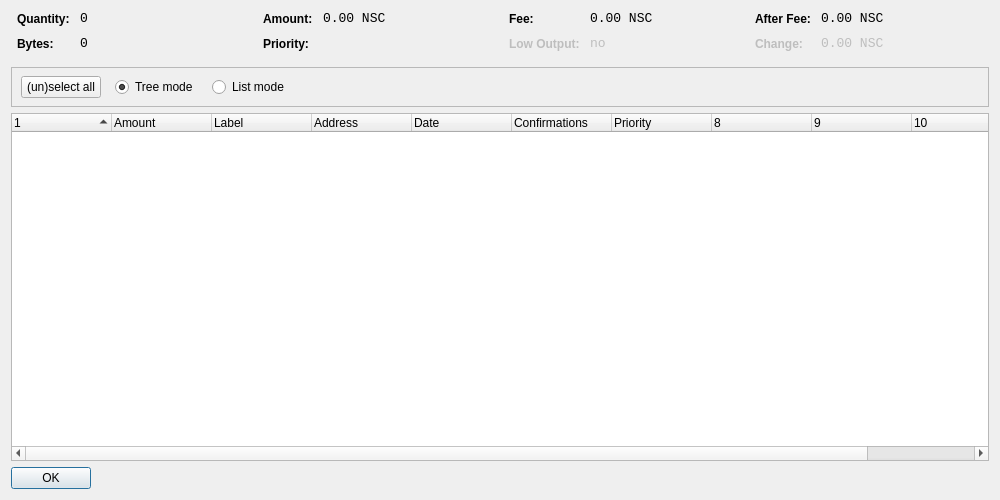
<?xml version="1.0" encoding="UTF-8"?>
<ui version="4.0">
 <class>CoinControlDialog</class>
 <widget class="QDialog" name="CoinControlDialog">
  <property name="geometry">
   <rect>
    <x>0</x>
    <y>0</y>
    <width>1000</width>
    <height>500</height>
   </rect>
  </property>
  <property name="windowTitle">
   <string>Coin Control</string>
  </property>
  <layout class="QVBoxLayout" name="verticalLayout">
   <item>
    <layout class="QHBoxLayout" name="horizontalLayoutTop" stretch="0,0,0,0">
     <property name="topMargin">
      <number>0</number>
     </property>
     <property name="bottomMargin">
      <number>10</number>
     </property>
     <item>
      <layout class="QFormLayout" name="formLayoutCoinControl1">
       <property name="horizontalSpacing">
        <number>10</number>
       </property>
       <property name="verticalSpacing">
        <number>10</number>
       </property>
       <property name="leftMargin">
        <number>6</number>
       </property>
       <property name="rightMargin">
        <number>6</number>
       </property>
       <item row="0" column="0">
        <widget class="QLabel" name="labelCoinControlQuantityText">
         <property name="styleSheet">
          <string notr="true">font-weight:bold;</string>
         </property>
         <property name="text">
          <string>Quantity:</string>
         </property>
        </widget>
       </item>
       <item row="0" column="1">
        <widget class="QLabel" name="labelCoinControlQuantity">
         <property name="font">
          <font>
           <family>Monospace</family>
           <pointsize>10</pointsize>
          </font>
         </property>
         <property name="cursor">
          <cursorShape>IBeamCursor</cursorShape>
         </property>
         <property name="contextMenuPolicy">
          <enum>Qt::ActionsContextMenu</enum>
         </property>
         <property name="text">
          <string>0</string>
         </property>
         <property name="textInteractionFlags">
          <set>Qt::LinksAccessibleByMouse|Qt::TextSelectableByKeyboard|Qt::TextSelectableByMouse</set>
         </property>
        </widget>
       </item>
       <item row="1" column="0">
        <widget class="QLabel" name="labelCoinControlBytesText">
         <property name="styleSheet">
          <string notr="true">font-weight:bold;</string>
         </property>
         <property name="text">
          <string>Bytes:</string>
         </property>
        </widget>
       </item>
       <item row="1" column="1">
        <widget class="QLabel" name="labelCoinControlBytes">
         <property name="font">
          <font>
           <family>Monospace</family>
           <pointsize>10</pointsize>
          </font>
         </property>
         <property name="cursor">
          <cursorShape>IBeamCursor</cursorShape>
         </property>
         <property name="contextMenuPolicy">
          <enum>Qt::ActionsContextMenu</enum>
         </property>
         <property name="text">
          <string>0</string>
         </property>
         <property name="textInteractionFlags">
          <set>Qt::LinksAccessibleByMouse|Qt::TextSelectableByKeyboard|Qt::TextSelectableByMouse</set>
         </property>
        </widget>
       </item>
      </layout>
     </item>
     <item>
      <layout class="QFormLayout" name="formLayoutCoinControl2">
       <property name="horizontalSpacing">
        <number>10</number>
       </property>
       <property name="verticalSpacing">
        <number>10</number>
       </property>
       <property name="leftMargin">
        <number>6</number>
       </property>
       <property name="rightMargin">
        <number>6</number>
       </property>
       <item row="0" column="0">
        <widget class="QLabel" name="labelCoinControlAmountText">
         <property name="styleSheet">
          <string notr="true">font-weight:bold;</string>
         </property>
         <property name="text">
          <string>Amount:</string>
         </property>
        </widget>
       </item>
       <item row="0" column="1">
        <widget class="QLabel" name="labelCoinControlAmount">
         <property name="font">
          <font>
           <family>Monospace</family>
           <pointsize>10</pointsize>
          </font>
         </property>
         <property name="cursor">
          <cursorShape>IBeamCursor</cursorShape>
         </property>
         <property name="contextMenuPolicy">
          <enum>Qt::ActionsContextMenu</enum>
         </property>
         <property name="text">
          <string>0.00 NSC</string>
         </property>
         <property name="textInteractionFlags">
          <set>Qt::LinksAccessibleByMouse|Qt::TextSelectableByKeyboard|Qt::TextSelectableByMouse</set>
         </property>
        </widget>
       </item>
       <item row="1" column="0">
        <widget class="QLabel" name="labelCoinControlPriorityText">
         <property name="styleSheet">
          <string notr="true">font-weight:bold;</string>
         </property>
         <property name="text">
          <string>Priority:</string>
         </property>
        </widget>
       </item>
       <item row="1" column="1">
        <widget class="QLabel" name="labelCoinControlPriority">
         <property name="font">
          <font>
           <family>Monospace</family>
           <pointsize>10</pointsize>
          </font>
         </property>
         <property name="cursor">
          <cursorShape>IBeamCursor</cursorShape>
         </property>
         <property name="contextMenuPolicy">
          <enum>Qt::ActionsContextMenu</enum>
         </property>
         <property name="text">
          <string/>
         </property>
         <property name="textInteractionFlags">
          <set>Qt::LinksAccessibleByMouse|Qt::TextSelectableByKeyboard|Qt::TextSelectableByMouse</set>
         </property>
        </widget>
       </item>
      </layout>
     </item>
     <item>
      <layout class="QFormLayout" name="formLayoutCoinControl3">
       <property name="horizontalSpacing">
        <number>10</number>
       </property>
       <property name="verticalSpacing">
        <number>10</number>
       </property>
       <property name="leftMargin">
        <number>6</number>
       </property>
       <property name="rightMargin">
        <number>6</number>
       </property>
       <item row="0" column="0">
        <widget class="QLabel" name="labelCoinControlFeeText">
         <property name="styleSheet">
          <string notr="true">font-weight:bold;</string>
         </property>
         <property name="text">
          <string>Fee:</string>
         </property>
        </widget>
       </item>
       <item row="0" column="1">
        <widget class="QLabel" name="labelCoinControlFee">
         <property name="font">
          <font>
           <family>Monospace</family>
           <pointsize>10</pointsize>
          </font>
         </property>
         <property name="cursor">
          <cursorShape>IBeamCursor</cursorShape>
         </property>
         <property name="contextMenuPolicy">
          <enum>Qt::ActionsContextMenu</enum>
         </property>
         <property name="text">
          <string>0.00 NSC</string>
         </property>
         <property name="textInteractionFlags">
          <set>Qt::LinksAccessibleByMouse|Qt::TextSelectableByKeyboard|Qt::TextSelectableByMouse</set>
         </property>
        </widget>
       </item>
       <item row="1" column="0">
        <widget class="QLabel" name="labelCoinControlLowOutputText">
         <property name="enabled">
          <bool>false</bool>
         </property>
         <property name="styleSheet">
          <string notr="true">font-weight:bold;</string>
         </property>
         <property name="text">
          <string>Low Output:</string>
         </property>
        </widget>
       </item>
       <item row="1" column="1">
        <widget class="QLabel" name="labelCoinControlLowOutput">
         <property name="enabled">
          <bool>false</bool>
         </property>
         <property name="font">
          <font>
           <family>Monospace</family>
           <pointsize>10</pointsize>
          </font>
         </property>
         <property name="cursor">
          <cursorShape>IBeamCursor</cursorShape>
         </property>
         <property name="contextMenuPolicy">
          <enum>Qt::ActionsContextMenu</enum>
         </property>
         <property name="text">
          <string>no</string>
         </property>
         <property name="textInteractionFlags">
          <set>Qt::LinksAccessibleByMouse|Qt::TextSelectableByKeyboard|Qt::TextSelectableByMouse</set>
         </property>
        </widget>
       </item>
      </layout>
     </item>
     <item>
      <layout class="QFormLayout" name="formLayoutCoinControl4">
       <property name="horizontalSpacing">
        <number>10</number>
       </property>
       <property name="verticalSpacing">
        <number>10</number>
       </property>
       <property name="leftMargin">
        <number>6</number>
       </property>
       <property name="rightMargin">
        <number>6</number>
       </property>
       <item row="0" column="0">
        <widget class="QLabel" name="labelCoinControlAfterFeeText">
         <property name="styleSheet">
          <string notr="true">font-weight:bold;</string>
         </property>
         <property name="text">
          <string>After Fee:</string>
         </property>
        </widget>
       </item>
       <item row="0" column="1">
        <widget class="QLabel" name="labelCoinControlAfterFee">
         <property name="font">
          <font>
           <family>Monospace</family>
           <pointsize>10</pointsize>
          </font>
         </property>
         <property name="cursor">
          <cursorShape>IBeamCursor</cursorShape>
         </property>
         <property name="contextMenuPolicy">
          <enum>Qt::ActionsContextMenu</enum>
         </property>
         <property name="text">
          <string>0.00 NSC</string>
         </property>
         <property name="textInteractionFlags">
          <set>Qt::LinksAccessibleByMouse|Qt::TextSelectableByKeyboard|Qt::TextSelectableByMouse</set>
         </property>
        </widget>
       </item>
       <item row="1" column="0">
        <widget class="QLabel" name="labelCoinControlChangeText">
         <property name="enabled">
          <bool>false</bool>
         </property>
         <property name="styleSheet">
          <string notr="true">font-weight:bold;</string>
         </property>
         <property name="text">
          <string>Change:</string>
         </property>
        </widget>
       </item>
       <item row="1" column="1">
        <widget class="QLabel" name="labelCoinControlChange">
         <property name="enabled">
          <bool>false</bool>
         </property>
         <property name="font">
          <font>
           <family>Monospace</family>
           <pointsize>10</pointsize>
          </font>
         </property>
         <property name="cursor">
          <cursorShape>IBeamCursor</cursorShape>
         </property>
         <property name="contextMenuPolicy">
          <enum>Qt::ActionsContextMenu</enum>
         </property>
         <property name="text">
          <string>0.00 NSC</string>
         </property>
         <property name="textInteractionFlags">
          <set>Qt::LinksAccessibleByMouse|Qt::TextSelectableByKeyboard|Qt::TextSelectableByMouse</set>
         </property>
        </widget>
       </item>
      </layout>
     </item>
    </layout>
   </item>
   <item>
    <widget class="QFrame" name="frame">
     <property name="minimumSize">
      <size>
       <width>0</width>
       <height>40</height>
      </size>
     </property>
     <property name="frameShape">
      <enum>QFrame::StyledPanel</enum>
     </property>
     <property name="frameShadow">
      <enum>QFrame::Sunken</enum>
     </property>
     <widget class="QWidget" name="horizontalLayoutWidget">
      <property name="geometry">
       <rect>
        <x>10</x>
        <y>0</y>
        <width>781</width>
        <height>41</height>
       </rect>
      </property>
      <layout class="QHBoxLayout" name="horizontalLayoutPanel" stretch="0,0,0,0,0">
       <property name="spacing">
        <number>14</number>
       </property>
       <item>
        <widget class="QPushButton" name="pushButtonSelectAll">
         <property name="sizePolicy">
          <sizepolicy hsizetype="Maximum" vsizetype="Fixed">
           <horstretch>0</horstretch>
           <verstretch>0</verstretch>
          </sizepolicy>
         </property>
         <property name="text">
          <string>(un)select all</string>
         </property>
        </widget>
       </item>
       <item>
        <widget class="QRadioButton" name="radioTreeMode">
         <property name="sizePolicy">
          <sizepolicy hsizetype="Maximum" vsizetype="Fixed">
           <horstretch>0</horstretch>
           <verstretch>0</verstretch>
          </sizepolicy>
         </property>
         <property name="text">
          <string>Tree mode</string>
         </property>
         <property name="checked">
          <bool>true</bool>
         </property>
        </widget>
       </item>
       <item>
        <widget class="QRadioButton" name="radioListMode">
         <property name="sizePolicy">
          <sizepolicy hsizetype="Maximum" vsizetype="Fixed">
           <horstretch>0</horstretch>
           <verstretch>0</verstretch>
          </sizepolicy>
         </property>
         <property name="text">
          <string>List mode</string>
         </property>
        </widget>
       </item>
       <item>
        <spacer name="horizontalSpacer">
         <property name="orientation">
          <enum>Qt::Horizontal</enum>
         </property>
         <property name="sizeHint" stdset="0">
          <size>
           <width>40</width>
           <height>20</height>
          </size>
         </property>
        </spacer>
       </item>
      </layout>
     </widget>
    </widget>
   </item>
   <item>
    <widget class="CoinControlTreeWidget" name="treeWidget">
     <property name="contextMenuPolicy">
      <enum>Qt::CustomContextMenu</enum>
     </property>
     <property name="sortingEnabled">
      <bool>false</bool>
     </property>
     <property name="columnCount">
      <number>11</number>
     </property>
     <attribute name="headerShowSortIndicator" stdset="0">
      <bool>true</bool>
     </attribute>
     <attribute name="headerStretchLastSection">
      <bool>false</bool>
     </attribute>
     <column>
      <property name="text">
       <string/>
      </property>
     </column>
     <column>
      <property name="text">
       <string>Amount</string>
      </property>
     </column>
     <column>
      <property name="text">
       <string>Label</string>
      </property>
     </column>
     <column>
      <property name="text">
       <string>Address</string>
      </property>
     </column>
     <column>
      <property name="text">
       <string>Date</string>
      </property>
     </column>
     <column>
      <property name="text">
       <string>Confirmations</string>
      </property>
      <property name="toolTip">
       <string>Confirmed</string>
      </property>
     </column>
     <column>
      <property name="text">
       <string>Priority</string>
      </property>
     </column>
     <column>
      <property name="text">
       <string/>
      </property>
     </column>
     <column>
      <property name="text">
       <string/>
      </property>
     </column>
     <column>
      <property name="text">
       <string/>
      </property>
     </column>
     <column>
      <property name="text">
       <string/>
      </property>
     </column>
    </widget>
   </item>
   <item>
    <widget class="QDialogButtonBox" name="buttonBox">
     <property name="sizePolicy">
      <sizepolicy hsizetype="Maximum" vsizetype="Fixed">
       <horstretch>0</horstretch>
       <verstretch>0</verstretch>
      </sizepolicy>
     </property>
     <property name="orientation">
      <enum>Qt::Horizontal</enum>
     </property>
     <property name="standardButtons">
      <set>QDialogButtonBox::Ok</set>
     </property>
    </widget>
   </item>
  </layout>
 </widget>
 <customwidgets>
  <customwidget>
   <class>CoinControlTreeWidget</class>
   <extends>QTreeWidget</extends>
   <header>coincontroltreewidget.h</header>
  </customwidget>
 </customwidgets>
 <resources/>
 <connections/>
</ui>
